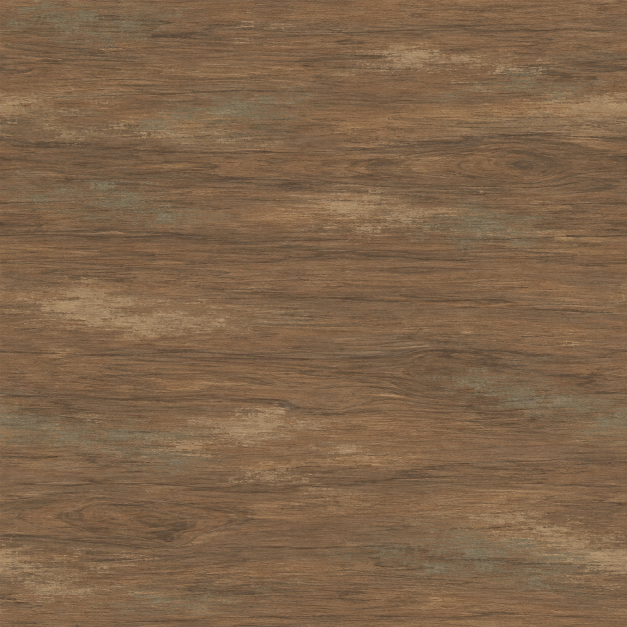
#> input picture art/source/bedside_wood_v001.png, 1254 x 1254 px (shown at 1/2 size)
$ python prepare_bedside.py
#> lines starting #> are read from the running program, lines starting #| are printed output that depends on the picture
"""Resize the opaque material source; never alter/crop the only original.
Run with the workspace bundled Python (Pillow). No alpha threshold or palette
quantization; the in-engine geometry controls projection and silhouette.
"""
from pathlib import Path
from PIL import Image

root = Path(__file__).resolve().parents[1]
source = root / "art/source/bedside_wood_v001.png"
target = root / "neurons/assets/environment/bedside_wood_v001.png"
with Image.open(source) as image:
#> image is the input picture: PIL image 1254x1254 RGB; mean R, G, B 126.9, 99.8, 73.7
    assert image.mode == "RGB", "This material contract is fully opaque"
    image.resize((64, 64), Image.Resampling.BOX).save(target)
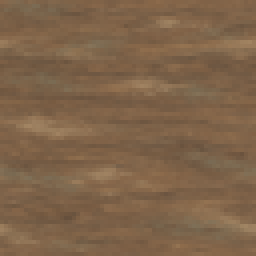
#> saved as bedside_wood_v001.png: PIL image 64x64 RGB (shown 4 times larger); mean R, G, B 126.9, 99.7, 73.7
print(target.relative_to(root))
